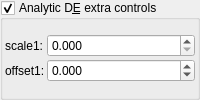
    <widget class="MyGroupBox" name="groupCheck_analyticDE_enabled_false">
     <property name="title">
      <string>Analytic D&amp;E extra controls</string>
     </property>
     <property name="checkable">
      <bool>true</bool>
     </property>
     <layout class="QVBoxLayout" name="verticalLayout_13" stretch="0">
      <property name="spacing">
       <number>2</number>
      </property>
      <property name="leftMargin">
       <number>2</number>
      </property>
      <property name="topMargin">
       <number>2</number>
      </property>
      <property name="rightMargin">
       <number>2</number>
      </property>
      <property name="bottomMargin">
       <number>2</number>
      </property>
      <item>
       <layout class="QGridLayout" name="gridLayout_27" columnstretch="0,0,1">
        <property name="spacing">
         <number>2</number>
        </property>
        <item row="1" column="2">
         <widget class="MyDoubleSpinBox" name="spinbox_analyticDE_offset_1">
          <property name="sizePolicy">
           <sizepolicy hsizetype="Minimum" vsizetype="Maximum">
            <horstretch>0</horstretch>
            <verstretch>0</verstretch>
           </sizepolicy>
          </property>
          <property name="prefix">
           <string/>
          </property>
          <property name="suffix">
           <string/>
          </property>
          <property name="decimals">
           <number>3</number>
          </property>
          <property name="minimum">
           <double>-99.989999999999995</double>
          </property>
          <property name="maximum">
           <double>99.989999999999995</double>
          </property>
          <property name="singleStep">
           <double>0.100000000000000</double>
          </property>
         </widget>
        </item>
        <item row="1" column="1">
         <widget class="QLabel" name="label_177">
          <property name="text">
           <string>offset1:</string>
          </property>
         </widget>
        </item>
        <item row="0" column="1">
         <widget class="QLabel" name="label_182">
          <property name="text">
           <string>scale1:</string>
          </property>
         </widget>
        </item>
        <item row="0" column="2">
         <widget class="MyDoubleSpinBox" name="spinbox_analyticDE_scale_1">
          <property name="sizePolicy">
           <sizepolicy hsizetype="Minimum" vsizetype="Maximum">
            <horstretch>0</horstretch>
            <verstretch>0</verstretch>
           </sizepolicy>
          </property>
          <property name="prefix">
           <string/>
          </property>
          <property name="suffix">
           <string/>
          </property>
          <property name="decimals">
           <number>3</number>
          </property>
          <property name="minimum">
           <double>0.000000000000000</double>
          </property>
          <property name="maximum">
           <double>99.989999999999995</double>
          </property>
          <property name="singleStep">
           <double>0.100000000000000</double>
          </property>
         </widget>
        </item>
       </layout>
      </item>
     </layout>
    </widget>
